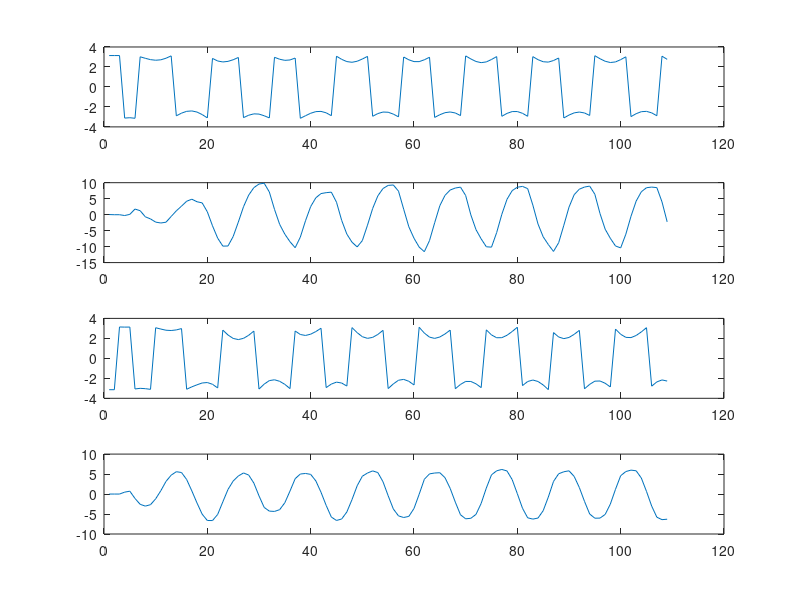

Here is the MATLAB script that generated this plot:
load('pendubot_record.mat')
record_data = record_data(2:end-1, record_data(end,:)==1 )
figure(1)
plot_order = [1,3,2,4]
for index = 1:4
    subplot(4,1,index);
    x = 1:size(record_data,2);
    y = record_data(plot_order(index),:);
    plot(x,y);
end

